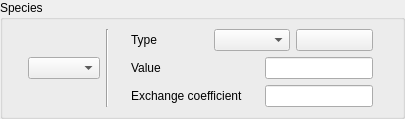
    <widget class="QGroupBox" name="groupBoxSpecies">
     <property name="toolTip">
      <string>&lt;html&gt;&lt;head/&gt;&lt;body&gt;&lt;p&gt;&lt;span style=&quot; font-size:9pt;&quot;&gt;Specify the
       boundary conditions for scalars.&lt;/span&gt;&lt;/p&gt;&lt;/body&gt;&lt;/html&gt;
      </string>
     </property>
     <property name="title">
      <string>Species</string>
     </property>
     <layout class="QGridLayout">
      <property name="leftMargin">
       <number>9</number>
      </property>
      <property name="topMargin">
       <number>9</number>
      </property>
      <property name="rightMargin">
       <number>9</number>
      </property>
      <property name="bottomMargin">
       <number>9</number>
      </property>
      <property name="spacing">
       <number>6</number>
      </property>
      <item row="0" column="0">
       <layout class="QHBoxLayout">
        <property name="spacing">
         <number>6</number>
        </property>
        <property name="leftMargin">
         <number>0</number>
        </property>
        <property name="topMargin">
         <number>0</number>
        </property>
        <property name="rightMargin">
         <number>0</number>
        </property>
        <property name="bottomMargin">
         <number>0</number>
        </property>
        <item>
         <spacer>
          <property name="orientation">
           <enum>Qt::Horizontal</enum>
          </property>
          <property name="sizeHint" stdset="0">
           <size>
            <width>16</width>
            <height>20</height>
           </size>
          </property>
         </spacer>
        </item>
        <item>
         <widget class="QComboBox" name="comboBoxSpecies">
          <property name="toolTip">
           <string>&lt;html&gt;&lt;head/&gt;&lt;body&gt;&lt;p&gt;&lt;span style=&quot; font-size:9pt;&quot;&gt;Specify
            the boundary conditions for scalars.&lt;/span&gt;&lt;/p&gt;&lt;/body&gt;&lt;/html&gt;
           </string>
          </property>
         </widget>
        </item>
        <item>
         <widget class="Line" name="line_2">
          <property name="orientation">
           <enum>Qt::Vertical</enum>
          </property>
         </widget>
        </item>
        <item>
         <spacer>
          <property name="orientation">
           <enum>Qt::Horizontal</enum>
          </property>
          <property name="sizeHint" stdset="0">
           <size>
            <width>16</width>
            <height>20</height>
           </size>
          </property>
         </spacer>
        </item>
        <item>
         <layout class="QVBoxLayout">
          <property name="spacing">
           <number>6</number>
          </property>
          <property name="leftMargin">
           <number>0</number>
          </property>
          <property name="topMargin">
           <number>0</number>
          </property>
          <property name="rightMargin">
           <number>0</number>
          </property>
          <property name="bottomMargin">
           <number>0</number>
          </property>
          <item>
           <layout class="QHBoxLayout">
            <property name="spacing">
             <number>6</number>
            </property>
            <property name="leftMargin">
             <number>0</number>
            </property>
            <property name="topMargin">
             <number>0</number>
            </property>
            <property name="rightMargin">
             <number>0</number>
            </property>
            <property name="bottomMargin">
             <number>0</number>
            </property>
            <item>
             <widget class="QLabel" name="labelSpecies">
              <property name="toolTip">
               <string>&lt;html&gt;&lt;head/&gt;&lt;body&gt;&lt;p&gt;&lt;span style=&quot; font-size:9pt;&quot;&gt;Choose
                the way to impose the scalar value on the boundary region:&lt;br/&gt;- Prescribed value: define a
                constant dirichlet boundary condition on the scalar,&lt;br/&gt;- Prescribed value (user law): define a
                dirichlet boundary condition on the scalar, which can be variable and depend on different criteria such
                as geometrical criteria,&lt;br/&gt;- Prescribed flux: define a constant Neumann boundary condition on
                the scalar by imposing the flux on the boundary region (For wall and outlet boundary conditions only),
                &lt;br/&gt;- Prescribed flux (user law): define a Neumann boundary condition on the scalar which can be
                variable (For Wall boundary conditions only),&lt;br/&gt;- Exchange coefficient: define the scalar value
                and the exchange coefficient value (For wall boundary conditions only),&lt;br/&gt;- Exchange coefficient
                (user law): define the scalar value and the exchange coefficient value which can be both variable (For
                wall boundary conditions only).&lt;/span&gt;&lt;/p&gt;&lt;/body&gt;&lt;/html&gt;
               </string>
              </property>
              <property name="text">
               <string>Type</string>
              </property>
             </widget>
            </item>
            <item>
             <widget class="QComboBox" name="comboBoxTypeSpecies">
              <property name="toolTip">
               <string>&lt;html&gt;&lt;head/&gt;&lt;body&gt;&lt;p&gt;&lt;span style=&quot; font-size:9pt;&quot;&gt;Choose
                the way to impose the scalar value on the boundary region:&lt;br/&gt;- Prescribed value: define a
                constant dirichlet boundary condition on the scalar,&lt;br/&gt;- Prescribed value (user law): define a
                dirichlet boundary condition on the scalar, which can be variable and depend on different criteria such
                as geometrical criteria,&lt;br/&gt;- Prescribed flux: define a constant Neumann boundary condition on
                the scalar by imposing the flux on the boundary region (For wall and outlet boundary conditions only),
                &lt;br/&gt;- Prescribed flux (user law): define a Neumann boundary condition on the scalar which can be
                variable (For Wall boundary conditions only),&lt;br/&gt;- Exchange coefficient: define the scalar value
                and the exchange coefficient value (For wall boundary conditions only),&lt;br/&gt;- Exchange coefficient
                (user law): define the scalar value and the exchange coefficient value which can be both variable (For
                wall boundary conditions only).&lt;/span&gt;&lt;/p&gt;&lt;/body&gt;&lt;/html&gt;
               </string>
              </property>
             </widget>
            </item>
            <item>
             <widget class="QPushButton" name="pushButtonSpecies">
              <property name="toolTip">
               <string>&lt;html&gt;&lt;head/&gt;&lt;body&gt;&lt;p&gt;&lt;span style=&quot; font-size:9pt;&quot;&gt;Choose
                the way to impose the scalar value on the boundary region:&lt;br/&gt;- Prescribed value: define a
                constant dirichlet boundary condition on the scalar,&lt;br/&gt;- Prescribed value (user law): define a
                dirichlet boundary condition on the scalar, which can be variable and depend on different criteria such
                as geometrical criteria,&lt;br/&gt;- Prescribed flux: define a constant Neumann boundary condition on
                the scalar by imposing the flux on the boundary region (For wall and outlet boundary conditions only),
                &lt;br/&gt;- Prescribed flux (user law): define a Neumann boundary condition on the scalar which can be
                variable (For Wall boundary conditions only),&lt;br/&gt;- Exchange coefficient: define the scalar value
                and the exchange coefficient value (For wall boundary conditions only),&lt;br/&gt;- Exchange coefficient
                (user law): define the scalar value and the exchange coefficient value which can be both variable (For
                wall boundary conditions only).&lt;/span&gt;&lt;/p&gt;&lt;/body&gt;&lt;/html&gt;
               </string>
              </property>
              <property name="text">
               <string/>
              </property>
              <property name="icon">
               <iconset resource="resources_pages.qrc">
                <normaloff>:/new/prefix1/data/icons/22x22/edit-find-replace.png</normaloff>:/new/prefix1/data/icons/22x22/edit-find-replace.png</iconset>
              </property>
             </widget>
            </item>
           </layout>
          </item>
          <item>
           <layout class="QHBoxLayout">
            <property name="spacing">
             <number>6</number>
            </property>
            <property name="leftMargin">
             <number>0</number>
            </property>
            <property name="topMargin">
             <number>0</number>
            </property>
            <property name="rightMargin">
             <number>0</number>
            </property>
            <property name="bottomMargin">
             <number>0</number>
            </property>
            <item>
             <widget class="QLabel" name="labelValueSpecies">
              <property name="toolTip">
               <string>&lt;html&gt;&lt;head/&gt;&lt;body&gt;&lt;p&gt;&lt;span style=&quot; font-size:9pt;&quot;&gt;Choose
                the way to impose the scalar value on the boundary region:&lt;br/&gt;- Prescribed value: define a
                constant dirichlet boundary condition on the scalar,&lt;br/&gt;- Prescribed value (user law): define a
                dirichlet boundary condition on the scalar, which can be variable and depend on different criteria such
                as geometrical criteria,&lt;br/&gt;- Prescribed flux: define a constant Neumann boundary condition on
                the scalar by imposing the flux on the boundary region (For wall and outlet boundary conditions only),
                &lt;br/&gt;- Prescribed flux (user law): define a Neumann boundary condition on the scalar which can be
                variable (For Wall boundary conditions only),&lt;br/&gt;- Exchange coefficient: define the scalar value
                and the exchange coefficient value (For wall boundary conditions only),&lt;br/&gt;- Exchange coefficient
                (user law): define the scalar value and the exchange coefficient value which can be both variable (For
                wall boundary conditions only).&lt;/span&gt;&lt;/p&gt;&lt;/body&gt;&lt;/html&gt;
               </string>
              </property>
              <property name="text">
               <string>Value</string>
              </property>
             </widget>
            </item>
            <item>
             <spacer>
              <property name="orientation">
               <enum>Qt::Horizontal</enum>
              </property>
              <property name="sizeHint" stdset="0">
               <size>
                <width>16</width>
                <height>20</height>
               </size>
              </property>
             </spacer>
            </item>
            <item>
             <widget class="QLineEdit" name="lineEditValueSpecies">
              <property name="toolTip">
               <string>&lt;html&gt;&lt;head/&gt;&lt;body&gt;&lt;p&gt;&lt;span style=&quot; font-size:9pt;&quot;&gt;Choose
                the way to impose the scalar value on the boundary region:&lt;br/&gt;- Prescribed value: define a
                constant dirichlet boundary condition on the scalar,&lt;br/&gt;- Prescribed value (user law): define a
                dirichlet boundary condition on the scalar, which can be variable and depend on different criteria such
                as geometrical criteria,&lt;br/&gt;- Prescribed flux: define a constant Neumann boundary condition on
                the scalar by imposing the flux on the boundary region (For wall and outlet boundary conditions only),
                &lt;br/&gt;- Prescribed flux (user law): define a Neumann boundary condition on the scalar which can be
                variable (For Wall boundary conditions only),&lt;br/&gt;- Exchange coefficient: define the scalar value
                and the exchange coefficient value (For wall boundary conditions only),&lt;br/&gt;- Exchange coefficient
                (user law): define the scalar value and the exchange coefficient value which can be both variable (For
                wall boundary conditions only).&lt;/span&gt;&lt;/p&gt;&lt;/body&gt;&lt;/html&gt;
               </string>
              </property>
             </widget>
            </item>
           </layout>
          </item>
          <item>
           <layout class="QHBoxLayout">
            <property name="spacing">
             <number>6</number>
            </property>
            <property name="leftMargin">
             <number>0</number>
            </property>
            <property name="topMargin">
             <number>0</number>
            </property>
            <property name="rightMargin">
             <number>0</number>
            </property>
            <property name="bottomMargin">
             <number>0</number>
            </property>
            <item>
             <widget class="QLabel" name="labelExSpecies">
              <property name="toolTip">
               <string>&lt;html&gt;&lt;head/&gt;&lt;body&gt;&lt;p&gt;&lt;span style=&quot; font-size:9pt;&quot;&gt;Choose
                the way to impose the scalar value on the boundary region:&lt;br/&gt;- Prescribed value: define a
                constant dirichlet boundary condition on the scalar,&lt;br/&gt;- Prescribed value (user law): define a
                dirichlet boundary condition on the scalar, which can be variable and depend on different criteria such
                as geometrical criteria,&lt;br/&gt;- Prescribed flux: define a constant Neumann boundary condition on
                the scalar by imposing the flux on the boundary region (For wall and outlet boundary conditions only),
                &lt;br/&gt;- Prescribed flux (user law): define a Neumann boundary condition on the scalar which can be
                variable (For Wall boundary conditions only),&lt;br/&gt;- Exchange coefficient: define the scalar value
                and the exchange coefficient value (For wall boundary conditions only),&lt;br/&gt;- Exchange coefficient
                (user law): define the scalar value and the exchange coefficient value which can be both variable (For
                wall boundary conditions only).&lt;/span&gt;&lt;/p&gt;&lt;/body&gt;&lt;/html&gt;
               </string>
              </property>
              <property name="text">
               <string>Exchange coefficient</string>
              </property>
             </widget>
            </item>
            <item>
             <spacer>
              <property name="orientation">
               <enum>Qt::Horizontal</enum>
              </property>
              <property name="sizeHint" stdset="0">
               <size>
                <width>16</width>
                <height>20</height>
               </size>
              </property>
             </spacer>
            </item>
            <item>
             <widget class="QLineEdit" name="lineEditExSpecies">
              <property name="toolTip">
               <string>&lt;html&gt;&lt;head/&gt;&lt;body&gt;&lt;p&gt;&lt;span style=&quot; font-size:9pt;&quot;&gt;Choose
                the way to impose the scalar value on the boundary region:&lt;br/&gt;- Prescribed value: define a
                constant dirichlet boundary condition on the scalar,&lt;br/&gt;- Prescribed value (user law): define a
                dirichlet boundary condition on the scalar, which can be variable and depend on different criteria such
                as geometrical criteria,&lt;br/&gt;- Prescribed flux: define a constant Neumann boundary condition on
                the scalar by imposing the flux on the boundary region (For wall and outlet boundary conditions only),
                &lt;br/&gt;- Prescribed flux (user law): define a Neumann boundary condition on the scalar which can be
                variable (For Wall boundary conditions only),&lt;br/&gt;- Exchange coefficient: define the scalar value
                and the exchange coefficient value (For wall boundary conditions only),&lt;br/&gt;- Exchange coefficient
                (user law): define the scalar value and the exchange coefficient value which can be both variable (For
                wall boundary conditions only).&lt;/span&gt;&lt;/p&gt;&lt;/body&gt;&lt;/html&gt;
               </string>
              </property>
             </widget>
            </item>
           </layout>
          </item>
         </layout>
        </item>
        <item>
         <spacer>
          <property name="orientation">
           <enum>Qt::Horizontal</enum>
          </property>
          <property name="sizeHint" stdset="0">
           <size>
            <width>20</width>
            <height>20</height>
           </size>
          </property>
         </spacer>
        </item>
       </layout>
      </item>
     </layout>
    </widget>
